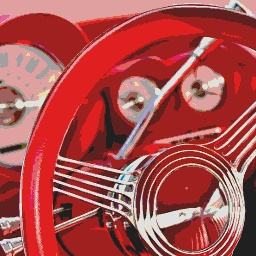
//> input picture img/0.jpg, 256 x 256 px
$ ./8.Blur_background img/0.jpg out.png   (built with g++ and OpenCV 4)
//> lines starting //> are read from the running program, lines starting //| are printed output that depends on the picture; after the words box and inside, x2 and y2 are one past the last pixel; in counts of white or black regions, pixels touching at a corner belong together
#include "opencv2/imgproc/imgproc.hpp"
#include "opencv2/highgui/highgui.hpp"
#include "opencv\cv.h"
#include <math.h>
#include <iostream>
using namespace cv;
using namespace std;

// 8 BLUR BACKGROUND

int main(int argc, char** argv)
{
	// Print out usage
	if (argc != 3) {
		cout << "Usage: " << argv[0] << "[input] [output]" << endl;
		return 0;
	}

	// Read the image data and store it in 'in'
	Mat in = imread(argv[1], CV_LOAD_IMAGE_ANYDEPTH | CV_LOAD_IMAGE_ANYCOLOR);
//> in is the input picture: 256 rows x 256 cols, CV_8UC3; mean B, G, R 77.4, 78.3, 171.3

	// Check whether the image is loaded or not
	if (in.empty()) {
		cout << "Error: Image cannot be loaded!" << endl;
		return -1;
	}

	// Display the original image
	imshow("Original", in);

	// define bounding rectangle (foreground)
	Rect rectangle(in.cols / 5, in.rows / 8, in.cols * 3 / 5, in.rows / 1.5);
//> rectangle = Rect(51, 32, 153, 170)

	// segmentation
	Mat result;
	// the models
	Mat bgModel, fgModel;
	// GrabCut segmentation
	grabCut(in, result, rectangle, bgModel, fgModel, 5, GC_INIT_WITH_RECT);
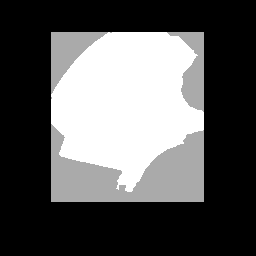
//> result: 256 rows x 256 cols, CV_8UC1; min 0, max 3, mean 1.04; drawn with min black and max white
//> bgModel = 65 values, max 1090.1 at index 20, min -190.9 at index 25, mean 143.5; fgModel = 65 values, max 2496.8 at index 33, min -65.19 at index 58, mean 232.6

	compare(result, GC_PR_FGD, result, CMP_EQ);
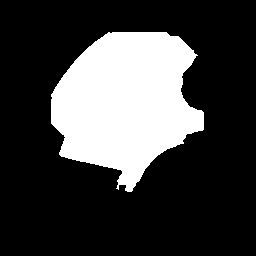
//> result: 256 rows x 256 cols, CV_8UC1; 25% white; 1 white region, box (x1, y1, x2, y2) and area: (51, 32, 204, 192) 16369

	// Create output image (8 bit depth, 3 channels)
	Mat background(in.rows, in.cols, CV_8UC3);
	GaussianBlur(in, background, Size(17, 17), 0, 0);
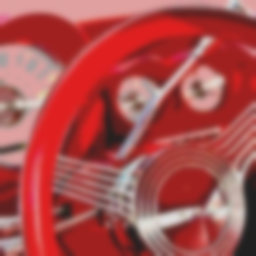
//> background: 256 rows x 256 cols, CV_8UC3; mean B, G, R 77.4, 78.3, 171.3

	in.copyTo(background, result);
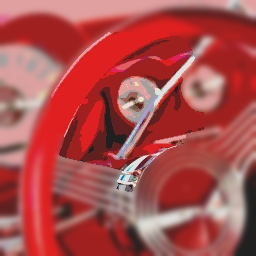
//> background: 256 rows x 256 cols, CV_8UC3; mean B, G, R 77.4, 78.2, 171.3
	// Display output image
	imshow("Bokeh", background);

	// Specify compression quality
	vector<int> params;
	params.push_back(CV_IMWRITE_JPEG_QUALITY);
	params.push_back(100);

	// Write img to file
	bool saveImg = imwrite(argv[2], background, params);

	if (!saveImg) {
		cout << "ERROR : Failed to save the image" << endl;
	}

	waitKey(0);
	destroyAllWindows;
	return 0;
}

$ run again, on img/11.jpg
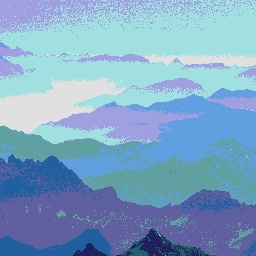
//> input picture img/11.jpg, 256 x 256 px
//> in is the input picture: 256 rows x 256 cols, CV_8UC3; mean B, G, R 197.7, 165.1, 126
//> bgModel = 65 values, max 690.3 at index 20, min -63.53 at index 57, mean 113; fgModel = 65 values, max 248.7 at index 8, min -45.08 at index 34, mean 45.33
//> `compare(result, GC_PR_FGD, result, CMP_EQ);`:
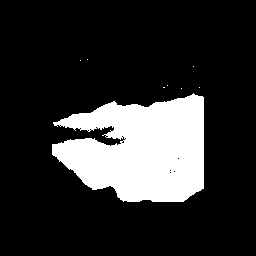
//> result: 256 rows x 256 cols, CV_8UC1; 18.4% white; 8 white regions (7 under 20 px), largest, box (x1, y1, x2, y2) and area: (52, 93, 204, 202) 12035
//> `GaussianBlur(in, background, Size(17, 17), 0, 0);`:
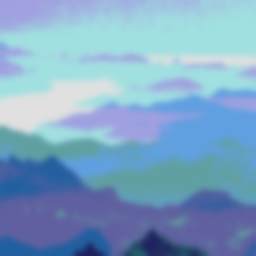
//> background: 256 rows x 256 cols, CV_8UC3; mean B, G, R 197.8, 165.1, 126

$ run again, on img/12.jpg
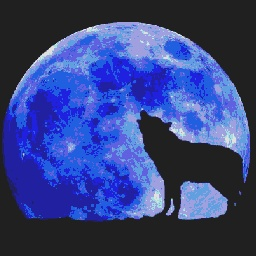
//> input picture img/12.jpg, 256 x 256 px
//> in is the input picture: 256 rows x 256 cols, CV_8UC3; mean B, G, R 130.4, 67, 53.3
//> bgModel = 65 values, max 3594.5 at index 56, min -205 at index 40, mean 136.2; fgModel = 65 values, max 583.3 at index 55, min -41.87 at index 57, mean 61.16
//> `compare(result, GC_PR_FGD, result, CMP_EQ);`:
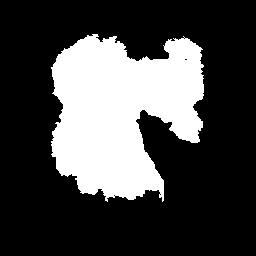
//> result: 256 rows x 256 cols, CV_8UC1; 27.3% white; 1 white region, box (x1, y1, x2, y2) and area: (51, 34, 204, 202) 17917
//> `in.copyTo(background, result);`:
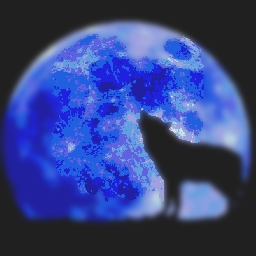
//> background: 256 rows x 256 cols, CV_8UC3; mean B, G, R 130.9, 67.2, 53.4
